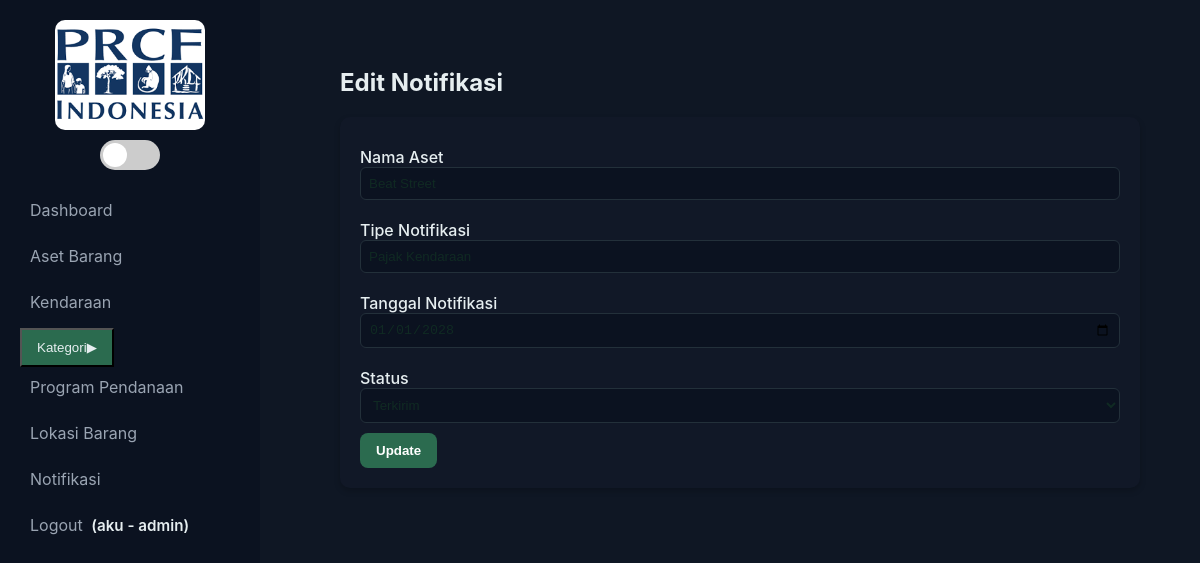
Page /modules/notifikasi/update.php?id=3 (signed in) on the committed database.
### tables this page shows
CREATE TABLE `notifikasi` (
  `id` int(11) NOT NULL,
  `aset_id` int(11) NOT NULL,
  `tipe_notifikasi` enum('Pajak Kendaraan','Perawatan','Audit') NOT NULL,
  `tanggal_notifikasi` date NOT NULL,
  `status` enum('Terkirim','Belum Terkirim') DEFAULT 'Belum Terkirim'
);

CREATE TABLE `aset_barang` (
  `id` int(11) NOT NULL,
  `nama_barang` varchar(150) NOT NULL,
  `deskripsi` text DEFAULT NULL,
  `jumlah_unit` int(11) DEFAULT 1,
  `nomor_seri` varchar(100) DEFAULT NULL,
  `harga_pembelian` decimal(15,2) DEFAULT NULL,
  `waktu_perolehan` date DEFAULT NULL,
  `kondisi_barang` enum('Baik','Rusak','Hilang') DEFAULT 'Baik',
  `kode_penomoran` varchar(50) DEFAULT NULL,
  `kategori_barang` int(11) DEFAULT NULL,
  `nomor_plat` varchar(50) DEFAULT NULL,
  `program_pendanaan` int(11) DEFAULT NULL,
  `lokasi_barang` int(11) DEFAULT NULL,
  `user_input` int(11) DEFAULT NULL,
  `foto_barang` varchar(255) DEFAULT NULL,
  `status_penggunaan` enum('Aktif','Tidak Aktif') DEFAULT 'Aktif',
  `created_at` datetime DEFAULT current_timestamp(),
  `tanggal_pajak` date DEFAULT NULL,
  `penanggung_jawab` varchar(150) DEFAULT NULL
);

### modules/notifikasi/update.php (the view, shortened to what this page needs)
<?php
include '../../includes/header.php';
include '../../includes/koneksi.php';
$id = (int)($_GET['id'] ?? 0);
$sql = "
  SELECT n.*, a.nama_barang
  FROM notifikasi n
  LEFT JOIN aset_barang a ON n.aset_id = a.id
  WHERE n.id = $id
";
$result = mysqli_query($conn, $sql);
$data = mysqli_fetch_assoc($result);
?>
<div class="page">
  <h2>Edit Notifikasi</h2>
  <form method="post" class="form-section">
    <label>Nama Aset</label>
    <input type="text" value="<?= htmlspecialchars($data['nama_barang']) ?>" disabled>
    <label>Tipe Notifikasi</label>
    <input type="text" name="tipe_notifikasi" value="<?= htmlspecialchars($data['tipe_notifikasi']) ?>" required>
    <label>Tanggal Notifikasi</label>
    <input type="date" name="tanggal_notifikasi" value="<?= htmlspecialchars($data['tanggal_notifikasi']) ?>" required>
    <label>Status</label>
    <select name="status" required>
      <option value="Terkirim" <?= $data['status']=='Terkirim'?'selected':''; ?>>
        Terkirim
      </option>
    </select>
    <button type="submit" class="btn">Update</button>
  </form>
</div>
<?php include '../../includes/footer.php'; ?>

### assets/css/style.css (style rules this page uses)
* { box-sizing:border-box }
body { font-family:Inter,Arial,Helvetica,sans-serif;margin:0;background:#fff;color:#102a23 }
.btn { background:#2b6b4f;color:#fff;padding:10px 14px;border-radius:8px;text-decoration:none;display:inline-block }

### assets/css/dashboard.css (style rules this page uses)
:root { --accent: #2b6b4f; --bg-dark: #0f1724; --panel-dark: #111827; --text-dark: #102a23; --muted-dark: #9aa4b2; --sidebar-dark: #0b1220; --bg-light: #f4f6f9; --panel-light: #ffffff; --text-light: #e6eef0; --muted-light: #5a5a5a; --sidebar-light: #f0f3f3; }
body { background-color: var(--bg-dark); color: var(--text-dark); font-family: "Inter", sans-serif; transition: background-color 0.3s, color 0.3s; }
.btn { background-color: var(--accent); border: none; padding: 10px 16px; border-radius: 8px; color: #fff; font-weight: 600; cursor: pointer; transition: background-color 0.3s; }
.page { background: transparent; padding: 20px; }
.form-section { background: var(--panel-dark); color: var(--text-dark); padding: 20px; border-radius: 10px; margin-bottom: 20px; box-shadow: 0 3px 6px rgba(0,0,0,0.2); }
.form-section label { display: block; margin-top: 10px; font-weight: 500; }
.form-section input, .form-section select, .form-section textarea { width: 100%; padding: 8px; border-radius: 6px; border: 1px solid #23303a; background: #0b1220; color: var(--text-dark); margin-bottom: 10px; }

### rows in the picture
notifikasi: aset.nama_barang "Beat Street", tipe_notifikasi "Pajak Kendaraan", tanggal_notifikasi "01/01/2028", status "Terkirim"

### other values in the picture
$_SESSION['user']['username'] "aku"
$_SESSION['user']['role'] "admin"
